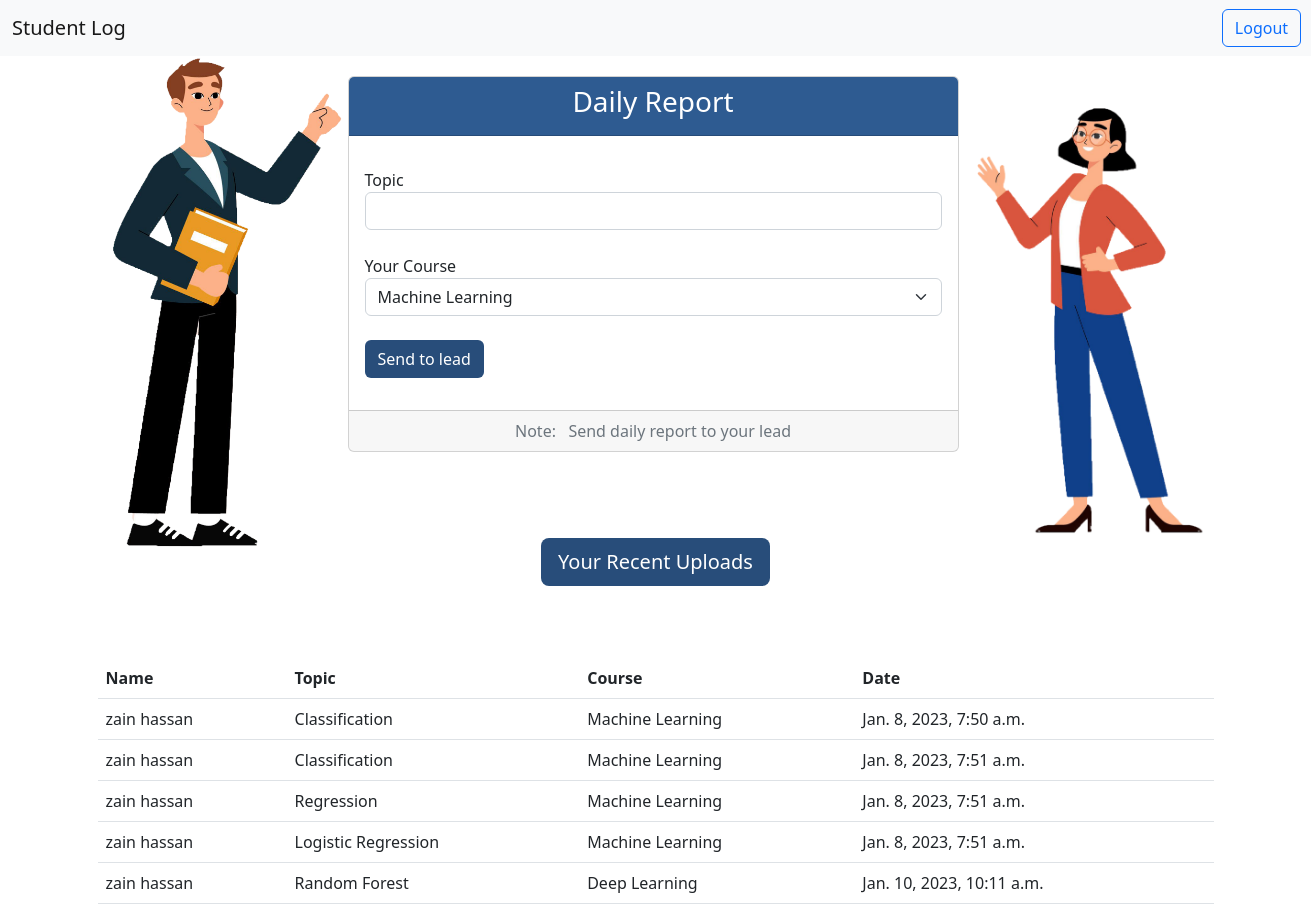
The app's page /SpecificRole (signed in) with its own data.
### log_app/models.py (models this page shows, shortened)
class Work_update(models.Model):
       name = models.ForeignKey(User, max_length=100, on_delete=models.CASCADE)
       today_work = models.CharField(max_length=500)
       your_course = models.CharField(max_length=500)
       date = models.DateTimeField(auto_now_add=True,blank=True,null=True)
       class Meta:
              ordering = ('id',)

class User(models.Model):
       name = models.CharField(max_length=50)
       email = models.EmailField()
       phone = models.CharField(max_length=12)
       password = models.CharField(max_length=500)
       role = models.ForeignKey(User_Role, on_delete=models.CASCADE, null=True)
       group = models.ForeignKey(Groups, on_delete = models.CASCADE, null=True)
       class Meta:
              ordering = ('id',)
       def __str__(self):
              return self.name

### log_app/views.py (the view)
# urls.py: path('SpecificRole', views.SpecificRole, name='SpecificRole')
def SpecificRole(request):
       name_id = request.session.get('name')
       if name_id:
              name_list = Work_update.objects.filter(name__name = name_id)
              data = {
                     'name_list':name_list
                     }
       else:
              return HttpResponse('ERROR...')
       return render(request, 'student.html',data)

### templates/student.html (shortened to what this page needs)
{% load static %}
<!doctype html>
<html lang="en">
<head>
       <link href="https://cdn.jsdelivr.net/npm/bootstrap@5.2.3/dist/css/bootstrap.min.css" rel="stylesheet"
>
</head>
<body>
       {% include 'navbar.html' %}
       <div class="container">
              <div class="card text-center" id="cont">
                     <div class="card-header" id="card_head">
                            <h3>Daily Report</h3>
                     </div>
                     <div class="card-body">
                            <p class="card-text">
                            <form method="post" action="student" style="text-align: left;">
                                   Topic <input type="text" name="today_topic" class="form-control" required><br>
                                   Your Course
                                   <select class="form-select" aria-label="Default select example" name="course"
                                          required>
                                          <option value="Machine Learning">Machine Learning</option>
                                   </select><br>
                                   <button type="submit" class="btn" id="btn_1">Send to lead</button>
                            </form>
                            </p>
                     </div>
                     <div class="card-footer text-muted">
                            Note: &nbsp; Send daily report to your lead
                     </div>
              </div>
       </div>
       <img src="{% static 'tech.png' %}" alt="" height="20%" width="20%">
       <img src="{% static 'tech_1.png' %}" alt="" height="20%" width="20%" id="img_2">
       <div class="container" id="btnbox">
              <a href="SpecificRole">
                     <button type="submit" class="btn btn-lg" id="btn_1">Your Recent Uploads</button>
              </a>
       </div><br><br><br>
       <div class="container">
              <table class="table">
                     <thead>
                       <tr>
                         <th scope="col">Name</th>
                         <th scope="col">Topic</th>
                         <th scope="col">Course</th>
                         <th scope="col">Date</th>
                       </tr>
                     </thead>
                     <tbody>
                       {% for list in name_list %}
                       <tr>
                         <td>{{list.name}}</td>
                         <td>{{list.today_work}}</td>
                         <td>{{list.your_course}}</td>
                         <td>{{list.date}}</td>
                       </tr>
                       {% endfor %}
                     </tbody>
                   </table>
       </div>
</body>
</html>

### templates/navbar.html (shortened to what this page needs)
<nav class="navbar navbar-expand-lg bg-light">
       <div class="container-fluid">
         <a class="navbar-brand" href="/home">Student Log</a>
         <div class="collapse navbar-collapse" id="navbarSupportedContent">
           <ul class="navbar-nav me-auto mb-2 mb-lg-0">
            {% if request.session.role == 'Lead' %}
            <li class="nav-item">
              <a class="nav-link active" aria-current="page" href="#">Team Performance</a>
            </li>
            {% elif request.session.role == 'Member' %}
            <li class="nav-item">
              <a class="nav-link active" aria-current="page" href="#">Upload Report</a>
            </li>
            {% elif request.session.name %}
            <a href="/logout">
            <button class="btn btn-outline-primary" style="margin-left: 1080px;" type="submit">Logout</button>
            </a>
            {% endif %}
           </ul>
         </div>
       </div>
     </nav>

### templates/student.html (style rules this page uses)
#btn_1 { color: white; background-color: #284d7a; }
#card_head { background-color: #2e5b91; color: white; }
#cont { margin-top: 20px; margin-right: 255px; margin-left: 250px; }
img { margin-top: -400px; margin-left: 90px; }
#img_2 { margin-top: -500px; margin-left: 955px; }
#btnbox { margin-top: -40px; text-align: center; }

### records on screen
Work_update: name "zain hassan", today_work "Classification", your_course "Machine Learning", date "Jan. 8, 2023, 7:50 a.m."
Work_update: name "zain hassan", today_work "Classification", your_course "Machine Learning", date "Jan. 8, 2023, 7:51 a.m."
Work_update: name "zain hassan", today_work "Regression", your_course "Machine Learning", date "Jan. 8, 2023, 7:51 a.m."
Work_update: name "zain hassan", today_work "Logistic Regression", your_course "Machine Learning", date "Jan. 8, 2023, 7:51 a.m."
Work_update: name "zain hassan", today_work "Random Forest", your_course "Deep Learning", date "Jan. 10, 2023, 10:11 a.m."
